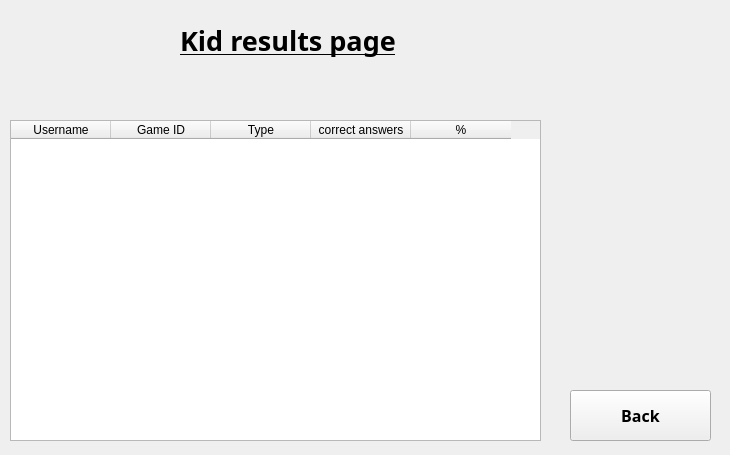
<?xml version="1.0" encoding="UTF-8"?>
<ui version="4.0">
 <class>ChildTableDelete</class>
 <widget class="QMainWindow" name="ChildTableDelete">
  <property name="geometry">
   <rect>
    <x>0</x>
    <y>0</y>
    <width>730</width>
    <height>455</height>
   </rect>
  </property>
  <property name="windowTitle">
   <string>MainWindow</string>
  </property>
  <widget class="QWidget" name="centralwidget">
   <widget class="QTableWidget" name="usersTable">
    <property name="geometry">
     <rect>
      <x>10</x>
      <y>120</y>
      <width>531</width>
      <height>321</height>
     </rect>
    </property>
    <property name="cornerButtonEnabled">
     <bool>false</bool>
    </property>
    <column>
     <property name="text">
      <string>Username</string>
     </property>
    </column>
    <column>
     <property name="text">
      <string>Game ID</string>
     </property>
    </column>
    <column>
     <property name="text">
      <string>Type</string>
     </property>
    </column>
    <column>
     <property name="text">
      <string>correct answers</string>
     </property>
    </column>
    <column>
     <property name="text">
      <string>%</string>
     </property>
    </column>
   </widget>
   <widget class="QLabel" name="Title">
    <property name="geometry">
     <rect>
      <x>180</x>
      <y>10</y>
      <width>371</width>
      <height>61</height>
     </rect>
    </property>
    <property name="font">
     <font>
      <family>Arial Black</family>
      <pointsize>20</pointsize>
      <weight>75</weight>
      <bold>true</bold>
     </font>
    </property>
    <property name="text">
     <string>&lt;html&gt;&lt;head/&gt;&lt;body&gt;&lt;p&gt;&lt;span style=&quot; text-decoration: underline;&quot;&gt;Kid results page&lt;/span&gt;&lt;/p&gt;&lt;/body&gt;&lt;/html&gt;</string>
    </property>
   </widget>
   <widget class="QPushButton" name="BackButton">
    <property name="geometry">
     <rect>
      <x>570</x>
      <y>390</y>
      <width>141</width>
      <height>51</height>
     </rect>
    </property>
    <property name="font">
     <font>
      <family>Arial Black</family>
      <pointsize>12</pointsize>
      <weight>75</weight>
      <bold>true</bold>
     </font>
    </property>
    <property name="text">
     <string>Back</string>
    </property>
   </widget>
  </widget>
 </widget>
 <resources/>
 <connections/>
</ui>
